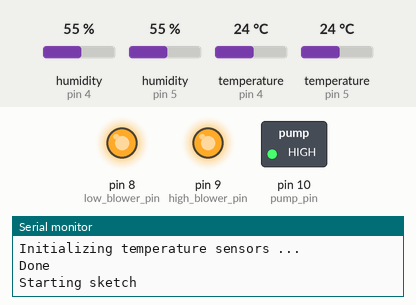
A sketch run on a simulated Arduino Uno, built with avr-gcc and run on an emulated ATmega328P. Parts: switched loads named in the sketch (green lamp = pin HIGH), output pins drawn as LEDs (lit = HIGH), the last lines printed to the serial monitor. The test bench sets the inputs (shaded band); at power-on: temperature (sensors on pin 4, pin 5) 24 °C, humidity (sensors on pin 4, pin 5) 55 %.

Above: at 12.9 s.
13.0 s: temperature (sensor on pin 4) set to 27 °C
At 16.6 s:
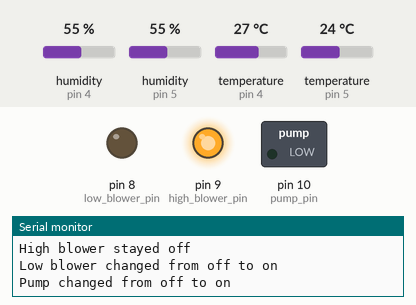
20.0 s: temperature (sensor on pin 5) set to 28 °C
At 31.1 s:
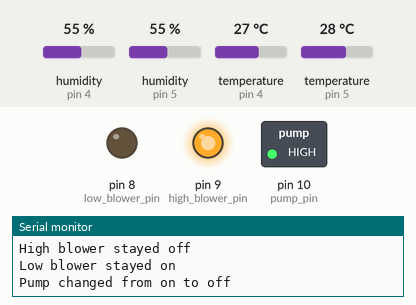
Timing chart, 0 to 32.6 s (numbered marks = the images above; inputs shaded):
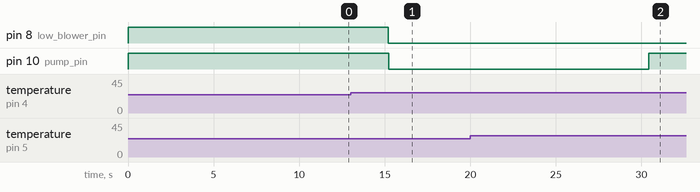

Measured:
- the behaviour switches between 25 and 26 °C on temperature (sensor on pin 4) (found by bisection; images 0 and 1)
- the behaviour switches between 26 and 27 °C on temperature (sensor on pin 5) (found by bisection; images 1 and 2)
- after the input at 13.0 s, pin 10 (pump_pin): HIGH → LOW after 2.2 s
- after the input at 20.0 s, pin 10 (pump_pin): LOW → HIGH after 10.4 s

The sketch:

AutoSwampCoolerController.ino
```cpp
//AutomatedSwampCooler controller
// Author: Ephraim Kunz

#include "DHT.h"

#define external_temp_pin 4
#define internal_temp_pin 5

#define low_blower_pin 8
#define high_blower_pin 9
#define pump_pin 10

#define set_temp 45 // Temperature we set on the interface to the circuit
#define margin_of_error 0.5 // Number of degrees F we will allow temps to be out of sync before changing things (to prevent turning on/off too often)
#define num_temp_reads_per_round 10 // More is better for averaging, but takes longer
#define delay_between_temp_reads 500 // In milliseconds. Thus, total time to read temp for a round is num_temp_reads_per_round * (delay_between_temp_reads + DHT read delay)
boolean setupHappened = false; // Have we run setup? Use to change logging for when we are just setting things up.

#define temp_poll_interval (1000 * 10) // in milliseconds: how often we poll for new temps / possible toggle relays


typedef enum {
  low_blower_type,
  high_blower_type,
  pump_type
} relay_type;

// Order matters here, as relay_hot is actually low asserted logic.
typedef enum {
  relay_hot,
  relay_cold
} relay_state;

char *stringForState(relay_state state) {
  if (state == relay_hot) {
    return "on";
  }

  return "off";
}

struct relay {
  char *name;
  relay_type type;
  int pin;
  relay_state state;
};

relay low_blower = { "Low blower", low_blower_type, low_blower_pin, relay_cold };
relay high_blower = { "High blower", high_blower_type, high_blower_pin, relay_cold };
relay pump = { "Pump", pump_type, pump_pin, relay_cold };

#define DHTTYPE DHT11   // DHT 11 temperature sensors
DHT internal_temp  = DHT(internal_temp_pin, DHTTYPE);
DHT external_temp = DHT(external_temp_pin, DHTTYPE);

void logRelayChange(struct relay *theRelay, relay_state newState) {
  if(newState == theRelay->state) {
    Serial.print(theRelay->name);
    Serial.print( " stayed ");
    Serial.println(stringForState(newState));
  } else {
    Serial.print(theRelay->name);
    Serial.print( " changed from ");
    Serial.print(stringForState(theRelay->state));
    Serial.print(" to ");
    Serial.println(stringForState(newState));
  }
}

void setRelay(struct relay *theRelay, relay_state state){
  if (setupHappened)
    logRelayChange(theRelay, state);
  digitalWrite(theRelay->pin, state);
  theRelay->state = state;
}

void initRelays(){
 pinMode(low_blower_pin, OUTPUT);
 pinMode(high_blower_pin, OUTPUT);
 pinMode(pump_pin, OUTPUT);

 // Everything off
 setRelay(&low_blower, relay_cold);
 setRelay(&high_blower, relay_cold);
 setRelay(&pump, relay_cold);
}

void logTemps(float in, float out) {
  Serial.print("Out: ");
  Serial.print(out);
  Serial.print(" *F, In: ");
  Serial.print(in);
  Serial.println(" *F");
}

// Returns true if first is hotter than second, within the margin of error. Returns false otherwise
boolean isHotterThan(float first, float second) {
 float diff = first - second;
 return first > 0 && second > 0 && diff > 0 && diff > margin_of_error;
}

void getAveragedTemperatures(float *in, float *out) {
  float accum_in = 0.0;
  float accum_out = 0.0;
  for(int i = 0; i < num_temp_reads_per_round; ++i) {
    accum_in += internal_temp.readTemperature(true); // Read Farenheit
    accum_out += external_temp.readTemperature(true);
    delay(delay_between_temp_reads);
  }
  *in = accum_in / num_temp_reads_per_round;
  *out = accum_out / num_temp_reads_per_round;
}

void setup() {
  Serial.begin(9600);
  Serial.println();

  Serial.println("Initializing relays ...");
  initRelays();
  Serial.println("Done");

  Serial.println("Initializing temperature sensors ...");
  internal_temp.begin();
  external_temp.begin();
  Serial.println("Done");

  Serial.println("Starting sketch");
  Serial.println();
  setupHappened = true;
}

void loop() {
  delay(temp_poll_interval);
  float out_temp;
  float in_temp;

  getAveragedTemperatures(&in_temp, &out_temp);
  logTemps(in_temp, out_temp);

  // Dad hates high fan, but other may like it so we will keep it defined in setup() still.
  if (isHotterThan(out_temp, in_temp)) {
    if(isHotterThan(in_temp, set_temp)) {
      // Pump + low fan
      setRelay(&high_blower, relay_cold);
      setRelay(&low_blower, relay_hot);
      setRelay(&pump, relay_hot);
    } else {
      // Turn off everything
      setRelay(&high_blower, relay_cold);
      setRelay(&low_blower, relay_cold);
      setRelay(&pump, relay_cold);
    }
  } else {
    // Low fan only
    setRelay(&high_blower, relay_cold);
    setRelay(&low_blower, relay_hot);
    setRelay(&pump, relay_cold);
  }
  Serial.println();
}
```
